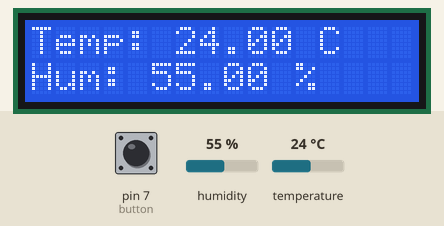
The sketch below on a simulated Arduino Uno, built with avr-gcc and run on an emulated ATmega328P. On the bench: 16×2 character LCD. Inputs (shaded band) come from the test bench; at power-on: pin 7 (button) HIGH, humidity 55 %, temperature 24 °C. What the sketch prints to the serial monitor is not drawn.

Above: at 1.2 s.
1.3 s: pin 7 (button) pulled LOW for 0.65 s
At 2.0 s:
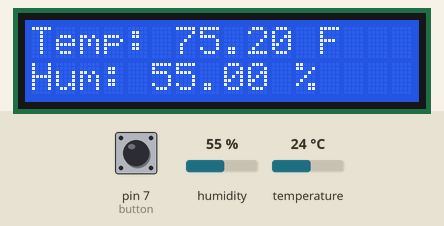
3.6 s: humidity set to 22 %
At 5.8 s:
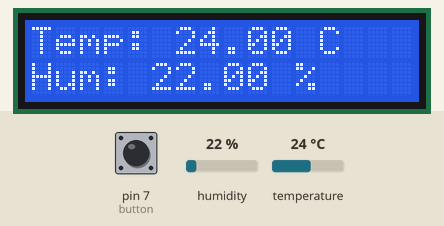
6.1 s: temperature set to 12 °C
At 7.8 s:
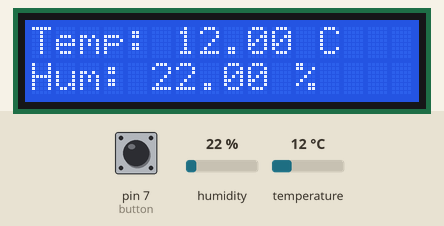
8.2 s: pin 7 (button) pulled LOW for 1 s
At 9.0 s:
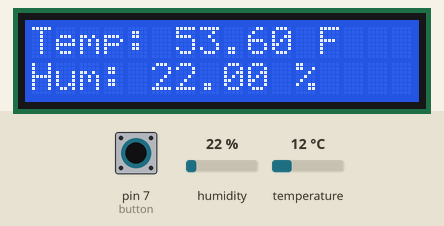
10.7 s: humidity set to 40 %
At 11.5 s:
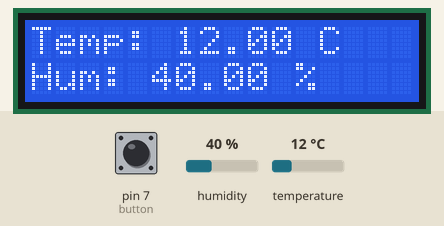
12.2 s: temperature set to 19 °C
At 13.3 s:
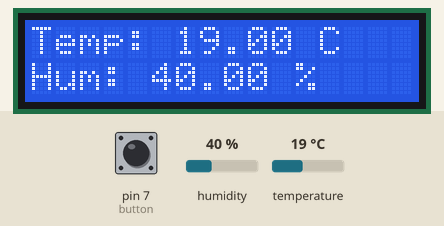
Timing chart, 0 to 15.2 s (numbered marks = the images above; inputs shaded):
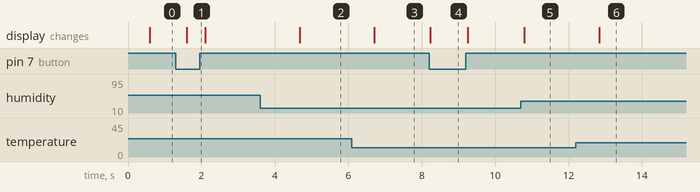

The sketch:

LCD_DHT_Button.ino
```cpp
// Make sure to include the dht unified sensor library in order for the program to work

#include <LiquidCrystal.h>           // library needed to use to run the liquid crystal display

const int rs = 10, en = 9, d4 = 5, d5 = 4, d6 = 3, d7 = 2;        // setting the pins to setup the liquid crystal display
LiquidCrystal lcd(rs, en, d4, d5, d6, d7);                        // function to use the pins to turn on and use the liquid crystal display

#include "DHT.h"                          // includes the dht library
#define DHTPIN 8                          // Digital pin connected to the DHT sensor
#define DHTTYPE DHT11                     //  includes the type of DHT sensor
DHT dht(DHTPIN, DHTTYPE);                 // function that creates the dht variable as assigned the pin and type of sensor

int button = 7;                 // declaring a variable called "button" to use for a pushbutton
float c2f;                      // declaring a variable to use as a formula to calculate the celcius to farenheight

void setup() {

lcd.begin(16,2);                     // needed to activate the lcd. generates a 16 by 2 array
lcd.setCursor(0,0);                  // sets the cursor of the LCD to the 0,0 grid position
lcd.print("Temp: ");                 // prints "Temp: " in the lcd at the 0,0 position
dht.begin();                         // needed to activate the DHT11
pinMode(button, INPUT_PULLUP);       // sets the variable "button" as an input. pullup is needed to use the built in resistor
Serial.begin(9600);                  // used to setup the serial monitor

}

void loop() {
  delay(500);                            // time between readings
  float h = dht.readHumidity();          // reads the humidity of the DHT11 and stores it as a float named "h"
  float t = dht.readTemperature();       // reads the temperature of the DHT11 and stores it as a float named "t"
  Serial.print(h);                       // prints the humidity on the serial monitor
  Serial.print(t);                       // prints the temperature on the serial monitor


  int buttonState =! digitalRead(button);       // creates a variable called "buttonState" to read the value of the pushbutton
  c2f = (t * 1.8) + 32.0;                       // formula to convert celcius to farenheight

  if (buttonState == HIGH){         // if the pushbutton is pressed, print the temperature value as farenheight
    lcd.setCursor(6,0);
    lcd.print(c2f);
    lcd.setCursor(12,0);
    lcd.print("F");
    }
  if (buttonState == LOW){         // if the pushbutton is not pressed, print the temperature value as celcius
    lcd.setCursor(6,0);
    lcd.print(t);
    lcd.setCursor(12,0);
    lcd.print("C");
    }

  lcd.setCursor(0,1);             // prints the humidity below the temperature value on the LCD. This code
  lcd.print("Hum: ");             // is outside of the if statements because we are not changing how
  lcd.setCursor(5,1);             // the humidity is displayed
  lcd.print(h);
  lcd.setCursor(11,1);
  lcd.print("%");

}
```

Measured:
- after the input at 1.3 s, the display: changes after 0.30 s (image 1)
- after the input at 3.6 s, the display: changes after 1.1 s (image 2)
- after the input at 6.1 s, the display: changes after 0.61 s (image 3)
- after the input at 8.2 s, the display: changes at once (image 4)
- after the input at 10.7 s, the display: changes after 0.10 s (image 5)
- after the input at 12.2 s, the display: changes after 0.64 s (image 6)
